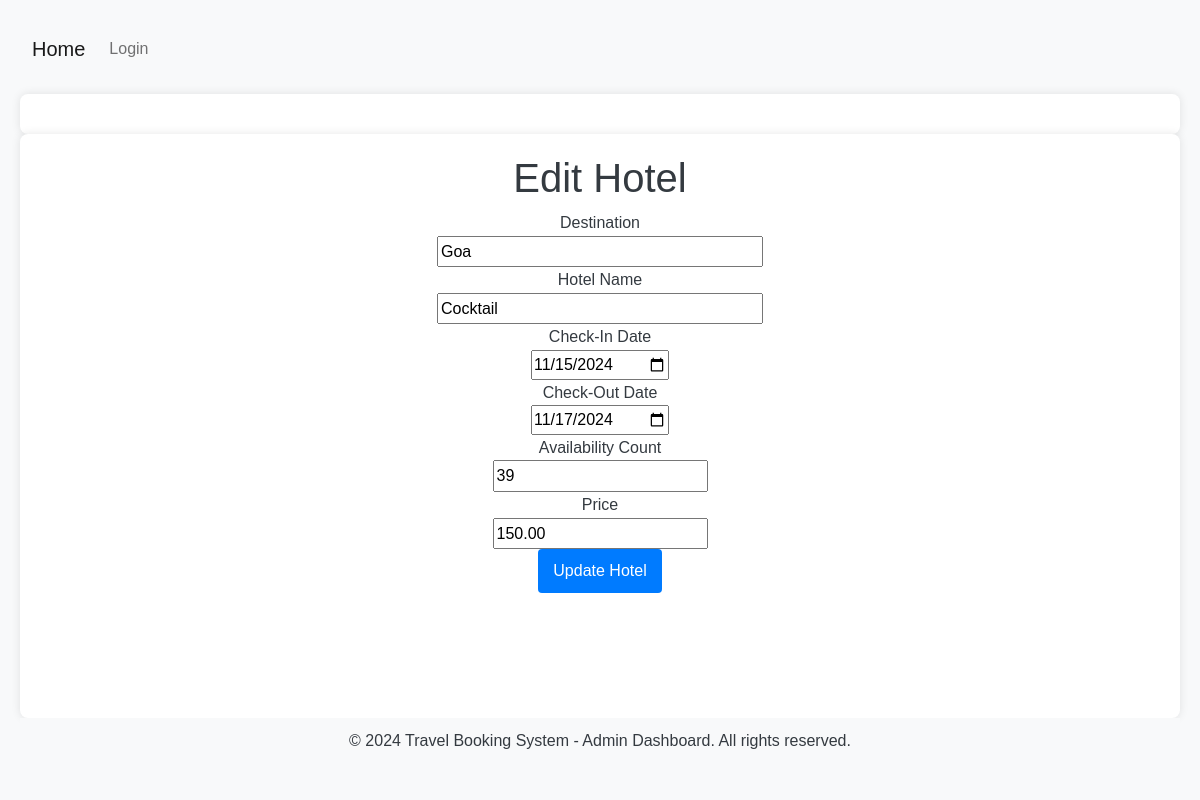
The page /edit/hotel/1 (signed in) on the database its author committed.
### Travel/models.py (models this page shows, shortened)
class TravelService(db.Model):
    __abstract__ = True
    id = db.Column(db.Integer, primary_key=True)
    service_id = db.Column(db.Integer, nullable=False)
    availability_count = db.Column(db.Integer, default=0)
    price = db.Column(db.Numeric(10, 2), nullable=False)

class Hotel(TravelService):
    __tablename__ = 'hotels'
    Destination = db.Column(db.String(80), nullable=False)
    Hotel_Name = db.Column(db.String(80), nullable=False)
    Check_In = db.Column(db.DateTime, nullable=False)
    Check_Out = db.Column(db.DateTime, nullable=False)
    status = db.Column(db.String(20), default='Pending')

### Travel/views.py (the view, shortened to what this page needs)
@bp.route('/edit/hotel/<int:id>', methods=['GET', 'POST'])
def edit_hotel(id):
    hotel = Hotel.query.get_or_404(id)
    if not session.get('user_logged_in') and not session.get('admin_logged_in'):
        flash("Please log in to access your dashboard.", "warning")
        return redirect(url_for('travel.login'))
    form = HotelBookingForm(obj=hotel)  # Pre-fill the form with the existing hotel data
    return render_template('edit_hotel.html', form=form, hotel=hotel)

### Travel/forms.py
class HotelBookingForm(FlaskForm):
    Hotel_Name = StringField('Hotel Name', validators=[DataRequired()])
    Destination = StringField('Destination', validators=[DataRequired()])
    Check_In = DateField('Check-In Date', format='%Y-%m-%d', validators=[DataRequired()])
    Check_Out = DateField('Check-Out Date', format='%Y-%m-%d', validators=[DataRequired()])
    price = DecimalField('Price', places=2, validators=[DataRequired()])
    availability_count = IntegerField('Availability Count', validators=[DataRequired()])  # New field added
    service_id = IntegerField('Service ID', validators=[DataRequired()])  # New field added
    submit = SubmitField('Book Hotel')

### Travel/models.py (called while the page is built)
@login_manager.user_loader
def load_user(user_id):
    return UserRegister.query.get(user_id)

### Travel/templates/edit_hotel.html (shortened to what this page needs)
{% extends 'base1.html' %}
{% block abc %}
<h1>Edit Hotel</h1>
<form method="POST" action="{{ url_for('travel.edit_hotel', id=hotel.id) }}">
    <div>
        {{ form.Destination.label }}<br>
        {{ form.Destination(size=32, value=hotel.Destination) }}<br>
    </div>
    <div>
        {{ form.Hotel_Name.label }}<br>
        {{ form.Hotel_Name(size=32, value=hotel.Hotel_Name) }}<br>
    </div>
    <div>
        {{ form.Check_In.label }}<br>
        {{ form.Check_In(size=32, value=hotel.Check_In.strftime('%Y-%m-%d')) }}<br>
    </div>
    <div>
        {{ form.Check_Out.label }}<br>
        {{ form.Check_Out(size=32, value=hotel.Check_Out.strftime('%Y-%m-%d')) }}<br>
    </div>
    <div>
        {{ form.availability_count.label }}<br>
        {{ form.availability_count(size=32, value=hotel.availability_count) }}<br>
    </div>
    <div>
        {{ form.price.label }}<br>
        {{ form.price(value=hotel.price) }}<br>
    </div>
    <div>
        <button type="submit" class="btn btn-primary">Update Hotel</button>
    </div>
</form>
{% endblock %}

### Travel/static/admin_css.css (style rules this page uses)
body { font-family: 'Arial', sans-serif; line-height: 1.6; background-color: #f8f9fa; color: #343a40; margin: 0; padding: 20px; }
h1, h2, h3, h4, h5, h6 { color: #343a40; }
form { margin-bottom: 20px; }
.btn { padding: 10px 15px; border: none; border-radius: 4px; cursor: pointer; transition: background-color 0.2s; }
.btn-primary { background-color: #007bff; color: #ffffff; }

### Travel/templates/base1.html (style rules this page uses)
body { display: flex; flex-direction: column; min-height: 100vh; }

### rows shown on the page
Hotel: Destination "Goa", Hotel_Name "Cocktail", Check_In "11/15/2024", Check_Out "11/17/2024", availability_count "39", price "150.00"
